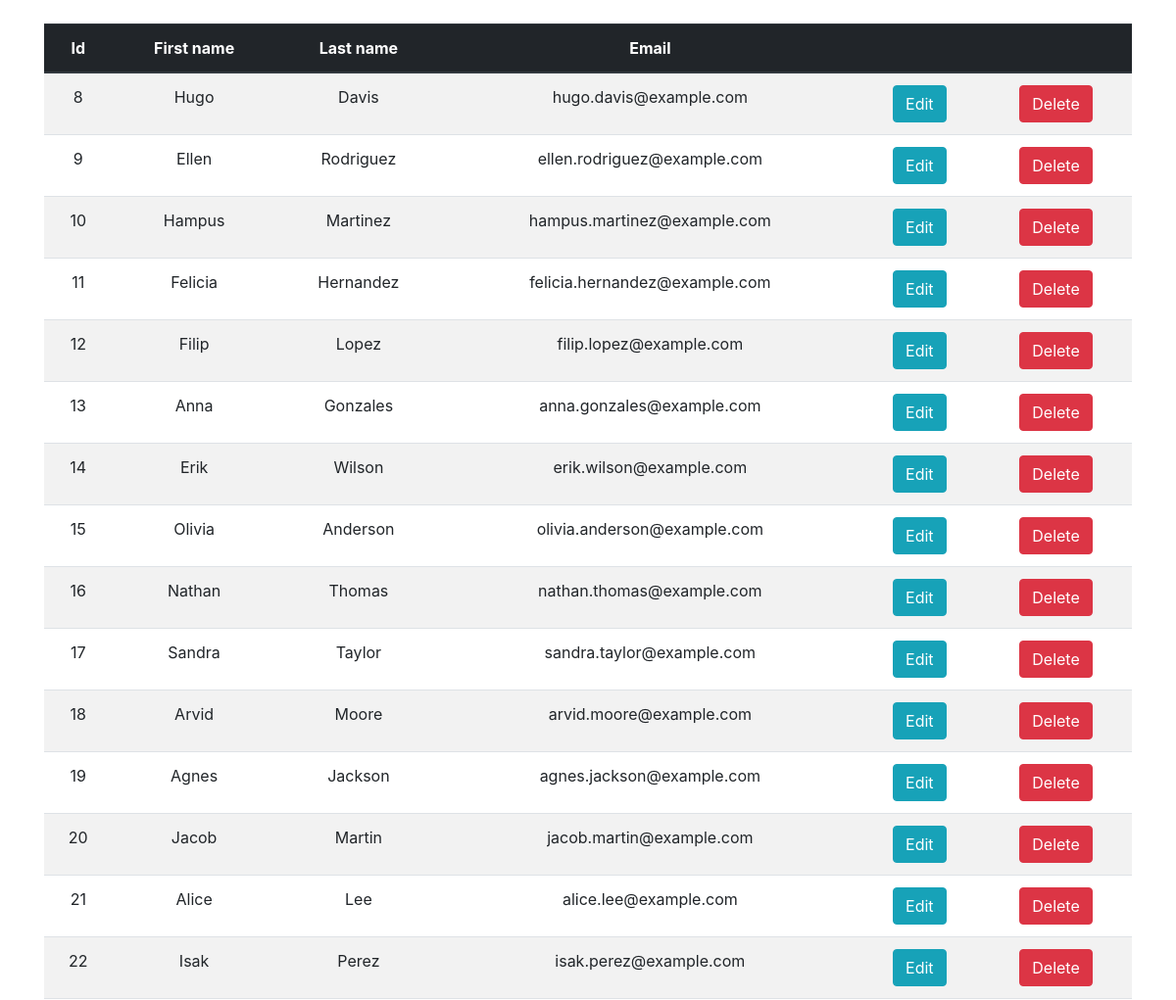
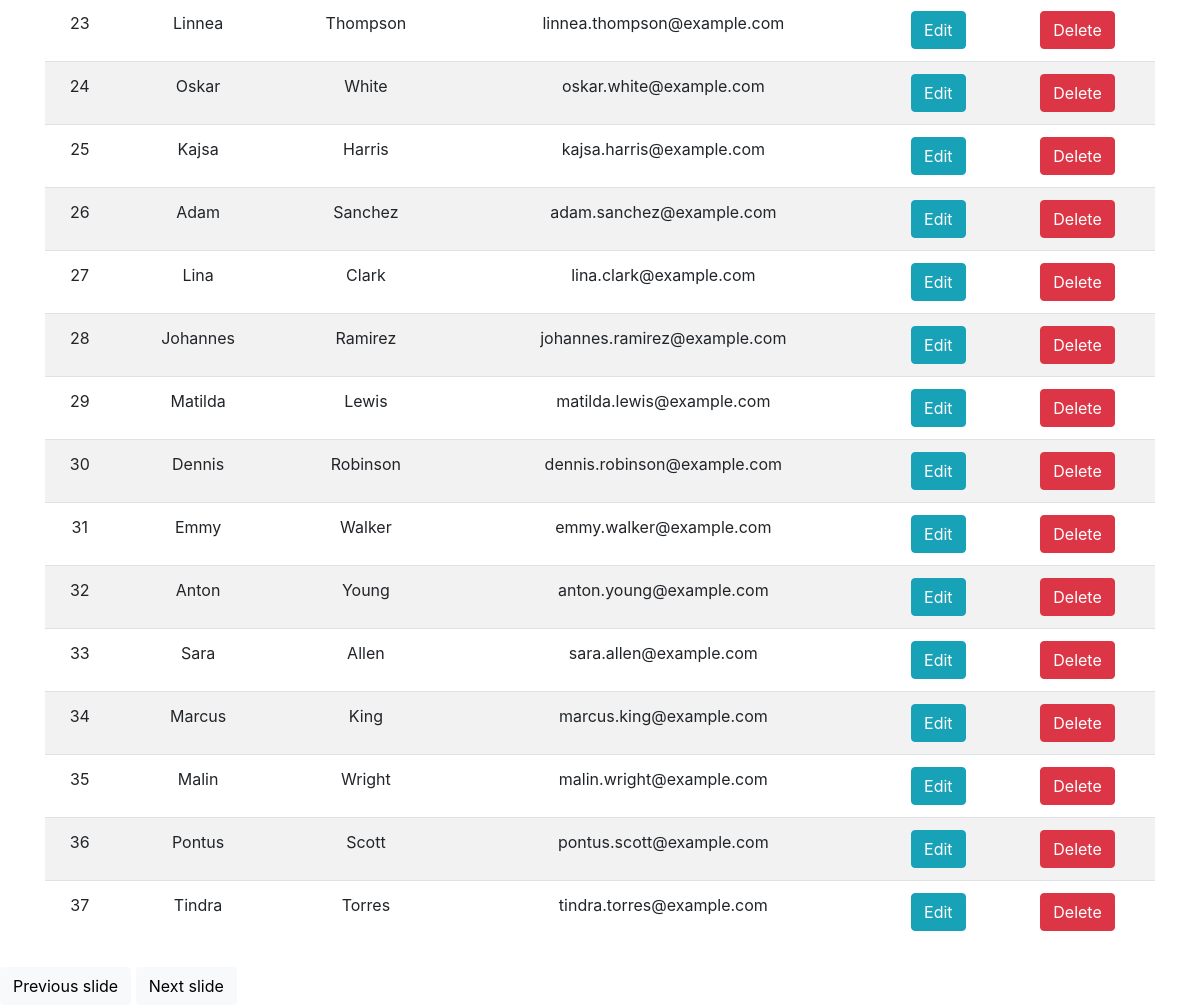
/edit-demo/, run on an earlier commit of the app's database (2 pictures, top to bottom).
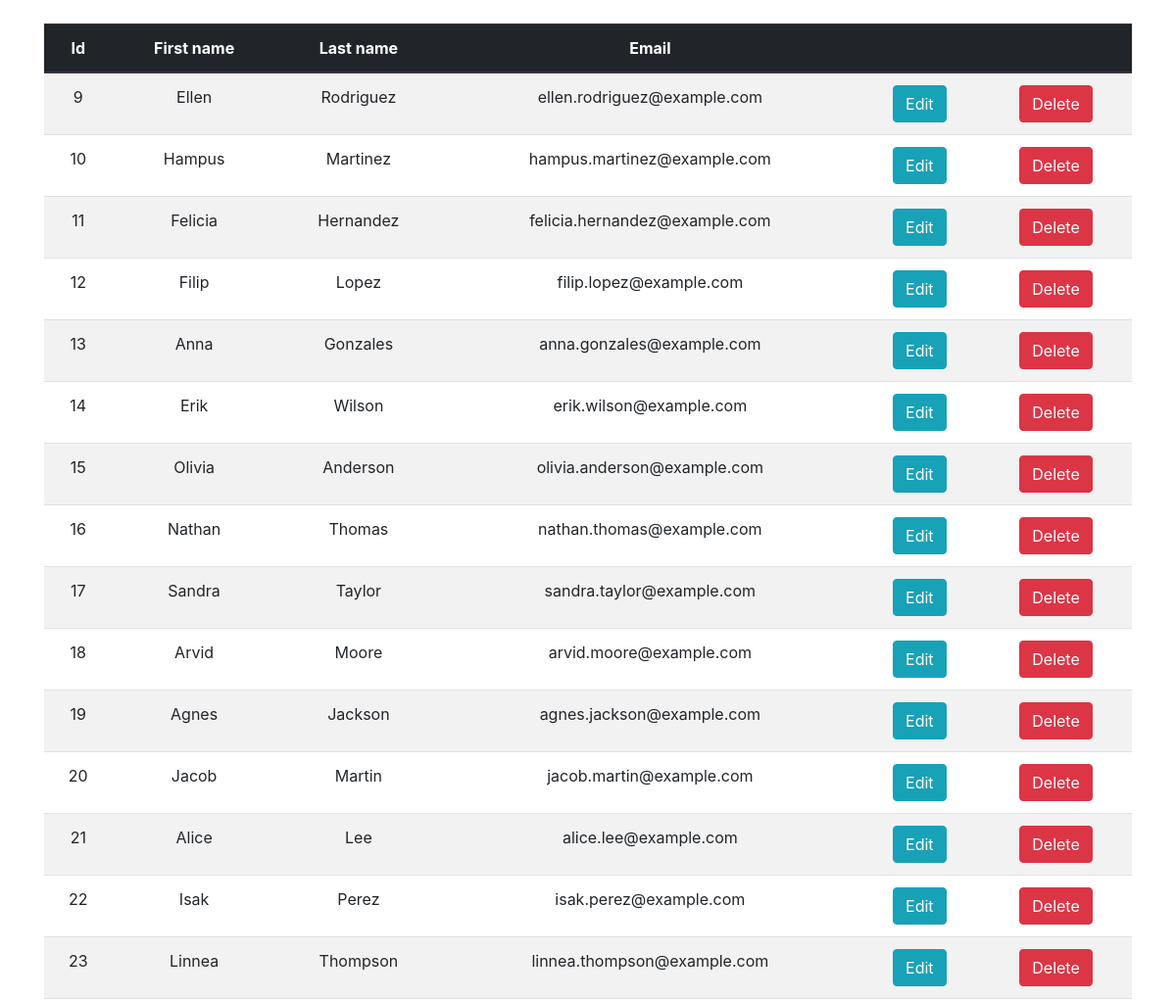
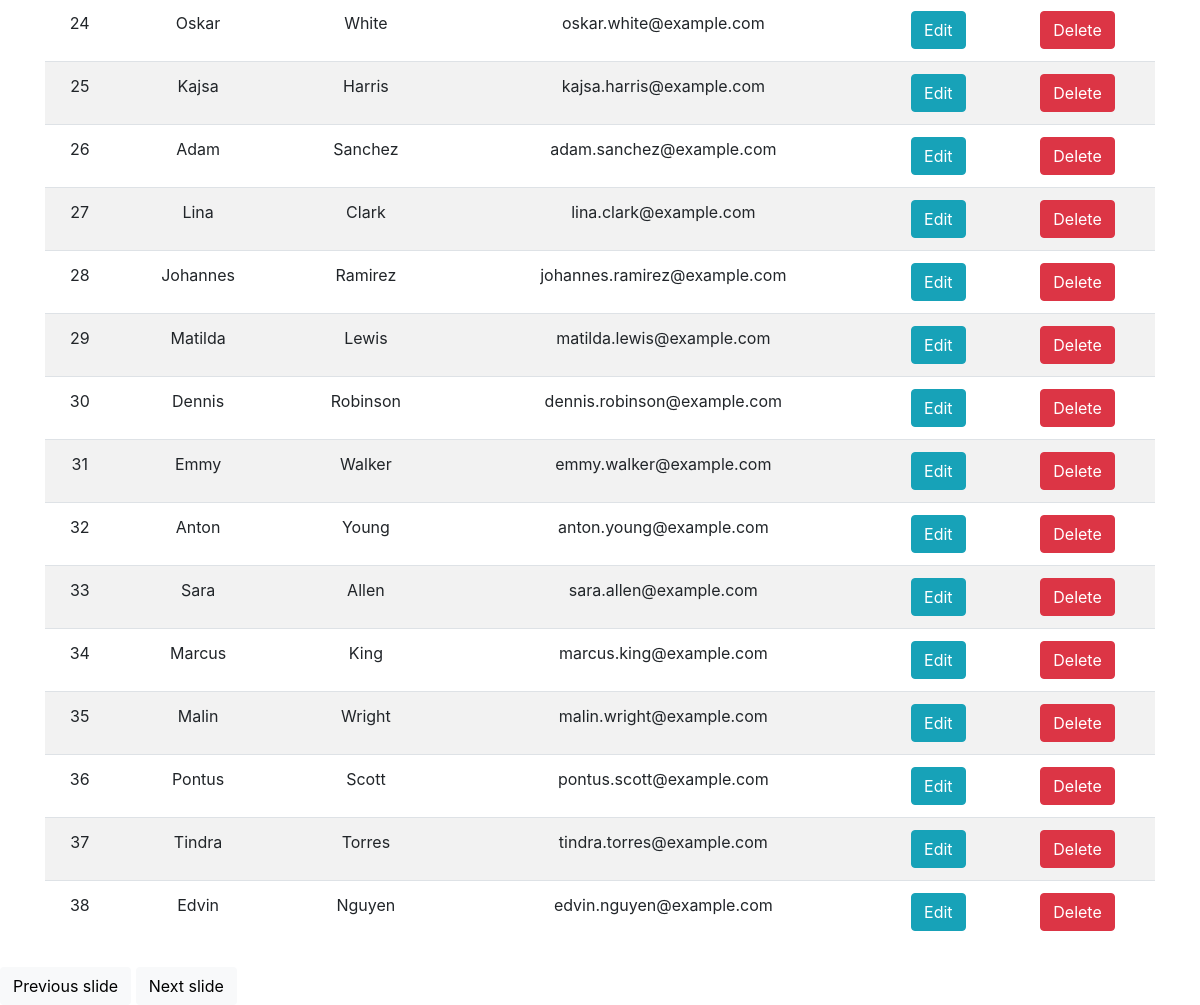
And on a later commit of the database (2 pictures, top to bottom).
### app/models.py (models this page shows)
class Contact2(models.Model):
    first_name = models.CharField(max_length=200)
    last_name = models.CharField(max_length=200)
    email = models.CharField(max_length=200)

### app/views/edit.py (the view)
# urls.py: path("edit-demo/", edit_demo, name="edit-demo"),
def edit_demo(request: WSGIRequest) -> HttpResponse:
    contacts = _get_contacts(page=0)
    return render(
        request,
        "edit/demo.html",
        {"contacts": contacts, "next_page": 1},
    )

### app/views/edit.py (called while the page is built)
def _get_contacts(page: int) -> Iterable[models.Contact2]:
    contacts_per_page = 30
    page_start = page * contacts_per_page
    page_end = page_start + contacts_per_page
    return models.Contact2.objects.all()[page_start:page_end]

### app/templates/edit/demo.html
{% extends 'slide.html' %}
{% block slide_content %}
<table class="table table-striped">
    <thead>
        <tr class="thead-dark">
            <th>Id</th>
            <th>First name</th>
            <th>Last name</th>
            <th>Email</th>
            <th></th>
            <th></th>
        </tr>
    </thead>
    <tbody>
        {% include "edit/row_page.html" with value="0" next_value="1" %}
    </tbody>
</table>
{% endblock slide_content %}

### app/templates/edit/row.html
<tr>
    <td>{{ contact.id }}</td>
    <td>{{ contact.first_name }}</td>
    <td>{{ contact.last_name }}</td>
    <td>{{ contact.email }}</td>
    <td>
        <button
        class="btn btn-info"
        hx-get="/contact/{{ contact.id }}/edit/"
        hx-target="closest tr"
        hx-swap="outerHTML"
        >Edit</button>
    </td>
    <td>
        <button
        class="btn btn-danger"
        hx-delete="/contact/{{ contact.id }}/"
        hx-target="closest tbody"
        hx-confirm="Are you sure?"
        >Delete</button>
    </td>
</tr>

What changed in the data, as far as the page shows it:
removed Contact2: id "8", first_name "Hugo", last_name "Davis", email "hugo.davis@example.com"
now on this page (row unchanged): Contact2: id "38", first_name "Edvin", last_name "Nguyen", email "edvin.nguyen@example.com"
